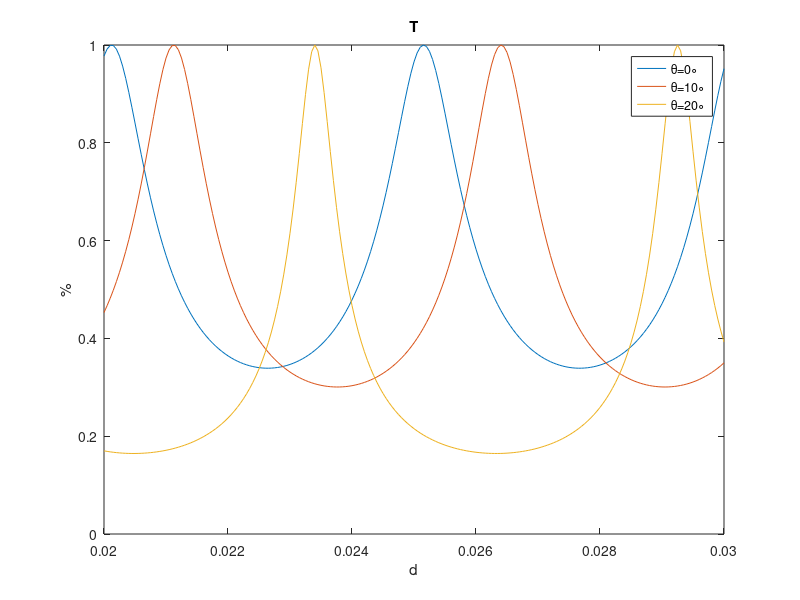

Recreate this plot in MATLAB.
clear all
close all

%   利用传输矩阵
lambda=0.018;  %对应17Ghz
dd=0.02:0.00005:0.03;        %厚度3cm
Z0=120*pi;
epsilon_r=3.2;
theta=0;


gam=2*pi./lambda*sqrt(epsilon_r-(sin(theta)).^2);
Z_e1p=Z0*epsilon_r*sqrt(epsilon_r-(sin(theta)).^2);
Z_e1v=Z0./sqrt(epsilon_r-(sin(theta)).^2);


A=cosh(i*dd*gam);
B=Z_e1p.*sinh(i*dd.*gam);
C=sinh(i*dd*gam)./Z_e1p;
D=cosh(i*dd*gam);

figure
T=2./( (A+B./Z0./cos(theta))+(Z0.*cos(theta).*C+D) );
plot(dd,abs(T))

hold on 


theta=10;


gam=2*pi./lambda*sqrt(epsilon_r-(sin(theta)).^2);
Z_e1p=Z0*epsilon_r*sqrt(epsilon_r-(sin(theta)).^2);
Z_e1v=Z0./sqrt(epsilon_r-(sin(theta)).^2);

A=cosh(i*dd*gam);
B=Z_e1p.*sinh(i*dd.*gam);
C=sinh(i*dd*gam)./Z_e1p;
D=cosh(i*dd*gam);

T=2./( (A+B./Z0./cos(theta))+(Z0.*cos(theta).*C+D) );
plot(dd,abs(T))
hold on 
theta=20;


gam=2*pi./lambda*sqrt(epsilon_r-(sin(theta)).^2);
Z_e1p=Z0*epsilon_r*sqrt(epsilon_r-(sin(theta)).^2);
Z_e1v=Z0./sqrt(epsilon_r-(sin(theta)).^2);

A=cosh(i*dd*gam);
B=Z_e1p.*sinh(i*dd.*gam);
C=sinh(i*dd*gam)./Z_e1p;
D=cosh(i*dd*gam);

T=2./( (A+B./Z0./cos(theta))+(Z0.*cos(theta).*C+D) );
plot(dd,abs(T))








title('T')
xlabel('d')
ylabel('%')
legend('\theta=0\circ','\theta=10\circ','\theta=20\circ')
